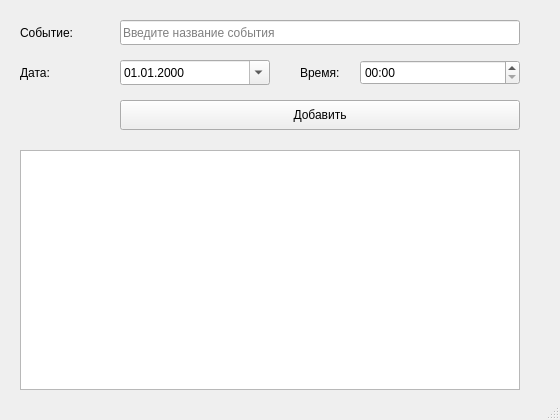
<?xml version="1.0" encoding="UTF-8"?>
<ui version="4.0">
 <class>diary</class>
 <widget class="QMainWindow" name="diary">
  <property name="geometry">
   <rect>
    <x>0</x>
    <y>0</y>
    <width>560</width>
    <height>420</height>
   </rect>
  </property>
  <property name="windowTitle">
   <string>Ежедневник</string>
  </property>
  <property name="sizePolicy">
   <sizepolicy hsizetype="Fixed" vsizetype="Fixed">
    <horstretch>0</horstretch>
    <verstretch>0</verstretch>
   </sizepolicy>
  </property>
  <widget class="QWidget" name="centralwidget">
   <widget class="QLabel" name="labelEvent">
    <property name="geometry">
     <rect><x>20</x><y>20</y><width>100</width><height>25</height></rect>
    </property>
    <property name="text">
     <string>Событие:</string>
    </property>
   </widget>
   <widget class="QLineEdit" name="lineEditEvent">
    <property name="geometry">
     <rect><x>120</x><y>20</y><width>400</width><height>25</height></rect>
    </property>
    <property name="placeholderText">
     <string>Введите название события</string>
    </property>
   </widget>
   <widget class="QLabel" name="labelDate">
    <property name="geometry">
     <rect><x>20</x><y>60</y><width>100</width><height>25</height></rect>
    </property>
    <property name="text">
     <string>Дата:</string>
    </property>
   </widget>
   <widget class="QDateEdit" name="dateEdit">
    <property name="geometry">
     <rect><x>120</x><y>60</y><width>150</width><height>25</height></rect>
    </property>
    <property name="calendarPopup">
     <bool>true</bool>
    </property>
    <property name="displayFormat">
     <string>dd.MM.yyyy</string>
    </property>
   </widget>
   <widget class="QLabel" name="labelTime">
    <property name="geometry">
     <rect><x>300</x><y>60</y><width>60</width><height>25</height></rect>
    </property>
    <property name="text">
     <string>Время:</string>
    </property>
   </widget>
   <widget class="QTimeEdit" name="timeEdit">
    <property name="geometry">
     <rect><x>360</x><y>60</y><width>160</width><height>25</height></rect>
    </property>
    <property name="displayFormat">
     <string>HH:mm</string>
    </property>
   </widget>
   <widget class="QPushButton" name="pushButtonAdd">
    <property name="geometry">
     <rect><x>120</x><y>100</y><width>400</width><height>30</height></rect>
    </property>
    <property name="text">
     <string>Добавить</string>
    </property>
   </widget>
   <widget class="QListWidget" name="listWidget">
    <property name="geometry">
     <rect><x>20</x><y>150</y><width>500</width><height>240</height></rect>
    </property>
   </widget>
  </widget>
  <widget class="QMenuBar" name="menubar">
   <property name="geometry">
    <rect><x>0</x><y>0</y><width>560</width><height>21</height></rect>
   </property>
  </widget>
  <widget class="QStatusBar" name="statusbar"/>
 </widget>
 <resources/>
 <connections/>
</ui>
